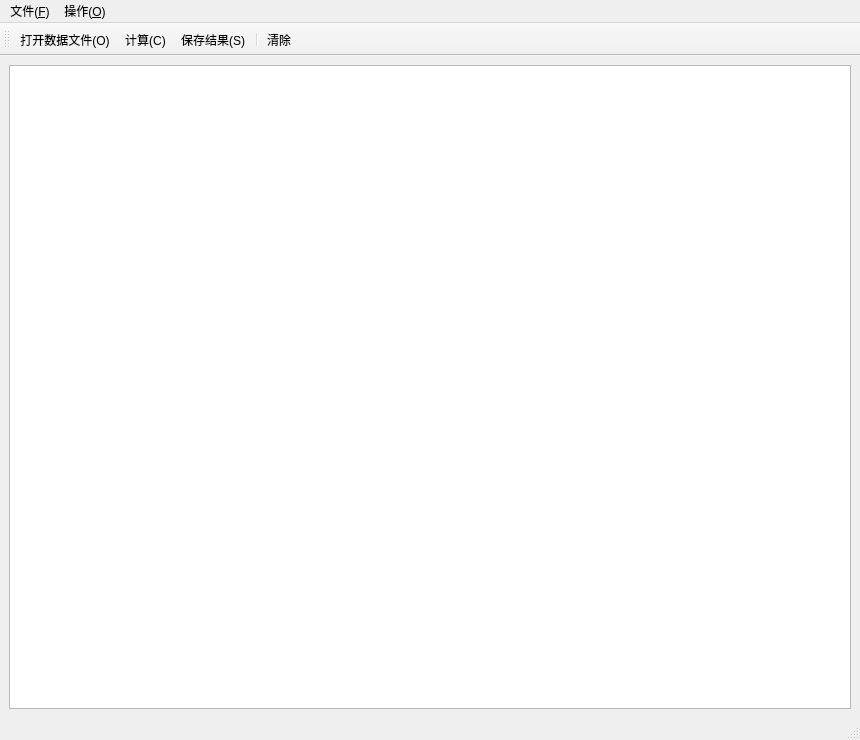
<?xml version="1.0" encoding="UTF-8"?>
<ui version="4.0">
 <class>MainWindow</class>
 <widget class="QMainWindow" name="MainWindow">
  <property name="geometry">
   <rect><x>0</x><y>0</y><width>860</width><height>740</height></rect>
  </property>
  <property name="windowTitle">
   <string>地形图图幅编号计算系统</string>
  </property>

  <widget class="QWidget" name="centralwidget">
   <layout class="QVBoxLayout" name="vLayout">
    <item>
     <widget class="QTableWidget" name="tableResult">
      <property name="alternatingRowColors"><bool>true</bool></property>
      <property name="editTriggers">
       <set>QAbstractItemView::NoEditTriggers</set>
      </property>
      <property name="selectionBehavior">
       <enum>QAbstractItemView::SelectRows</enum>
      </property>
     </widget>
    </item>
   </layout>
  </widget>

  <!-- 菜单栏 -->
  <widget class="QMenuBar" name="menubar">
   <property name="geometry">
    <rect><x>0</x><y>0</y><width>860</width><height>30</height></rect>
   </property>
   <widget class="QMenu" name="menuFile">
    <property name="title"><string>文件(&amp;F)</string></property>
    <addaction name="actionOpen"/>
    <addaction name="actionSave"/>
    <addaction name="separator"/>
    <addaction name="actionExit"/>
   </widget>
   <widget class="QMenu" name="menuOp">
    <property name="title"><string>操作(&amp;O)</string></property>
    <addaction name="actionCalc"/>
    <addaction name="separator"/>
    <addaction name="actionClear"/>
   </widget>
   <addaction name="menuFile"/>
   <addaction name="menuOp"/>
  </widget>

  <!-- 工具栏 -->
  <widget class="QToolBar" name="toolBar">
   <attribute name="toolBarArea"><enum>TopToolBarArea</enum></attribute>
   <addaction name="actionOpen"/>
   <addaction name="actionCalc"/>
   <addaction name="actionSave"/>
   <addaction name="separator"/>
   <addaction name="actionClear"/>
  </widget>

  <widget class="QStatusBar" name="statusbar"/>

  <action name="actionOpen">
   <property name="text"><string>打开数据文件(&amp;O)</string></property>
   <property name="shortcut"><string>Ctrl+O</string></property>
  </action>
  <action name="actionCalc">
   <property name="text"><string>计算(&amp;C)</string></property>
   <property name="shortcut"><string>F5</string></property>
  </action>
  <action name="actionSave">
   <property name="text"><string>保存结果(&amp;S)</string></property>
   <property name="shortcut"><string>Ctrl+S</string></property>
  </action>
  <action name="actionExit">
   <property name="text"><string>退出(&amp;Q)</string></property>
   <property name="shortcut"><string>Ctrl+Q</string></property>
  </action>
  <action name="actionClear">
   <property name="text"><string>清除</string></property>
  </action>

 </widget>
 <resources/>
 <connections/>
</ui>
